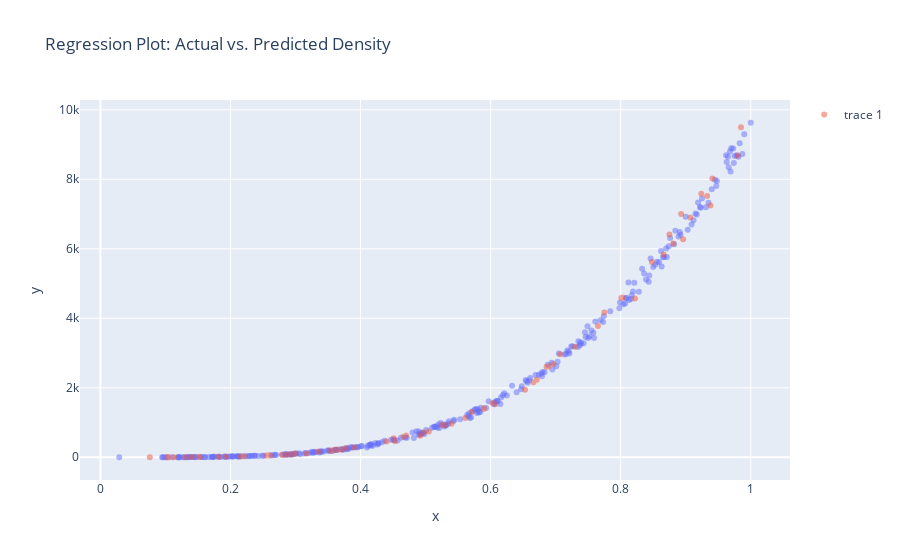

The notebook cell saved with this chart:
### Code cell
fig = px.scatter(x=X_train, y=y_train,
                 opacity=0.5,  # Set opacity for better visualization
                 title="Regression Plot: Actual vs. Predicted Density")

fig.add_scatter(x=X_test, y=y_test,
                 opacity=0.5, mode='markers')  # Set opacity for better visualization)

fig.show()

### Figure 1 — Plotly figure (JSON) as saved in the notebook; plotly's stock layout.template omitted (floating-point values rounded to 4 significant figures; data arrays with more than 128 entries replaced by an {"elided": "..."} marker saying what was removed)
{"data": [{"hovertemplate": "x=%{x}<br>y=%{y}<extra></extra>", "legendgroup": "", "marker": {"color": "#636efa", "opacity": 0.5, "symbol": "circle"}, "mode": "markers", "name": "", "orientation": "v", "showlegend": false, "type": "scatter", "x": {"elided": "297 float values"}, "xaxis": "x", "y": {"elided": "297 float values"}, "yaxis": "y"}, {"mode": "markers", "opacity": 0.5, "type": "scatter", "x": [0.292, 0.279, 0.893, 0.453, 0.671, 0.801, 0.941, 0.561, 0.985, 0.53, 0.492, 0.44, 0.47, 0.355, 0.193, 0.377, 0.131, 0.924, 0.907, 0.59, 0.105, 0.497, 0.363, 0.153, 0.3, 0.103, 0.803, 0.696, 0.335, 0.98, 0.607, 0.666, 0.775, 0.689, 0.707, 0.896, 0.525, 0.765, 0.866, 0.182, 0.822, 0.505, 0.259, 0.261, 0.287, 0.54, 0.353, 0.221, 0.39, 0.317, 0.282, 0.359, 0.216, 0.466, 0.653, 0.938, 0.73, 0.076, 0.151, 0.14, 0.255, 0.875, 0.104, 0.589, 0.371, 0.113, 0.365, 0.571, 0.603, 0.686, 0.297, 0.933, 0.451, 0.848, 0.881], "y": [80.0, 75.0, 7003.0, 459.0, 2233.0, 4584.0, 8026.0, 1127.0, 9496.0, 923.0, 621.0, 455.0, 629.0, 185.0, 18.0, 267.0, 2.0, 7587.0, 6898.0, 1408.0, 3.0, 715.0, 212.0, 9.0, 103.0, 2.0, 4595.0, 2675.0, 166.0, 8688.0, 1523.0, 2161.0, 4165.0, 2615.0, 2968.0, 6276.0, 926.0, 3779.0, 5832.0, 18.0, 4567.0, 744.0, 62.0, 51.0, 78.0, 966.0, 195.0, 28.0, 278.0, 110.0, 65.0, 209.0, 23.0, 590.0, 1946.0, 7248.0, 3182.0, 1.0, 8.0, 6.0, 52.0, 6410.0, 2.0, 1389.0, 217.0, 2.0, 223.0, 1300.0, 1563.0, 2607.0, 104.0, 7518.0, 545.0, 5623.0, 6154.0]}], "layout": {"legend": {"tracegroupgap": 0}, "title": {"text": "Regression Plot: Actual vs. Predicted Density"}, "xaxis": {"anchor": "y", "domain": [0, 1], "title": {"text": "x"}}, "yaxis": {"anchor": "x", "domain": [0, 1], "title": {"text": "y"}}}}
